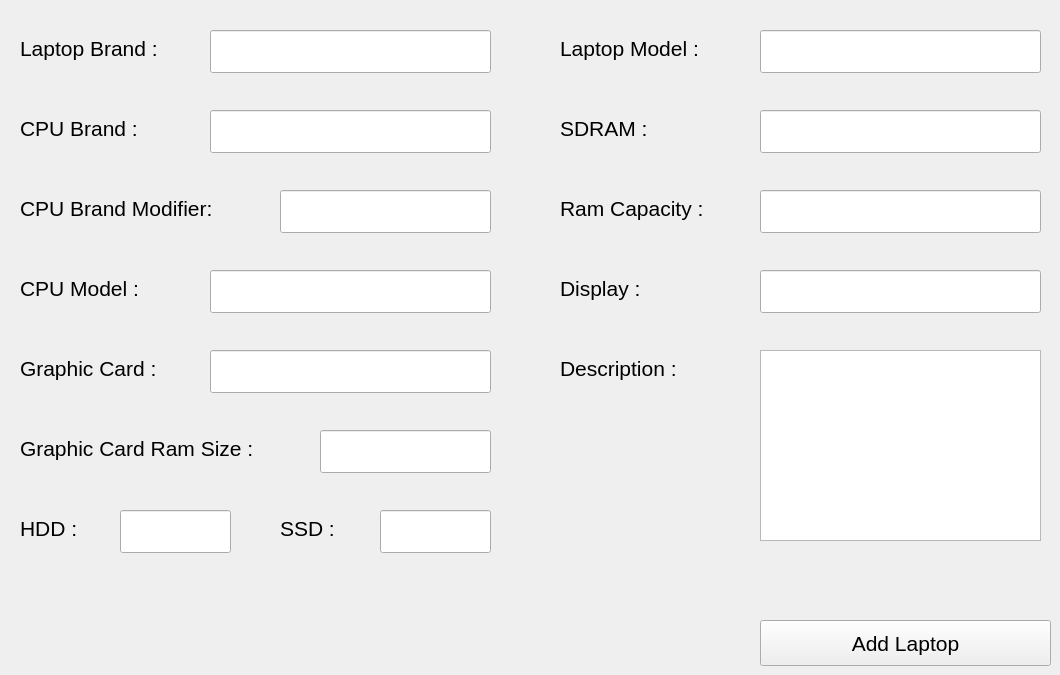
    <widget class="QWidget" name="tab_2">
     <attribute name="title">
      <string>Tab 2</string>
     </attribute>
     <widget class="QLabel" name="brand_label">
      <property name="geometry">
       <rect>
        <x>20</x>
        <y>30</y>
        <width>180</width>
        <height>37</height>
       </rect>
      </property>
      <property name="font">
       <font>
        <pointsize>16</pointsize>
       </font>
      </property>
      <property name="text">
       <string>Laptop Brand : </string>
      </property>
     </widget>
     <widget class="QLineEdit" name="brand_lineEdit">
      <property name="geometry">
       <rect>
        <x>210</x>
        <y>30</y>
        <width>281</width>
        <height>43</height>
       </rect>
      </property>
      <property name="font">
       <font>
        <pointsize>16</pointsize>
       </font>
      </property>
     </widget>
     <widget class="QLabel" name="model_label">
      <property name="geometry">
       <rect>
        <x>560</x>
        <y>30</y>
        <width>188</width>
        <height>37</height>
       </rect>
      </property>
      <property name="font">
       <font>
        <pointsize>16</pointsize>
       </font>
      </property>
      <property name="text">
       <string>Laptop Model : </string>
      </property>
     </widget>
     <widget class="QLineEdit" name="model_lineEdit">
      <property name="geometry">
       <rect>
        <x>760</x>
        <y>30</y>
        <width>281</width>
        <height>43</height>
       </rect>
      </property>
      <property name="font">
       <font>
        <pointsize>16</pointsize>
       </font>
      </property>
     </widget>
     <widget class="QLabel" name="cpu_brand_label">
      <property name="geometry">
       <rect>
        <x>20</x>
        <y>110</y>
        <width>140</width>
        <height>37</height>
       </rect>
      </property>
      <property name="font">
       <font>
        <pointsize>16</pointsize>
       </font>
      </property>
      <property name="text">
       <string>CPU Brand :</string>
      </property>
     </widget>
     <widget class="QLineEdit" name="cpu_brand_lineEdit">
      <property name="geometry">
       <rect>
        <x>210</x>
        <y>110</y>
        <width>281</width>
        <height>43</height>
       </rect>
      </property>
      <property name="font">
       <font>
        <pointsize>16</pointsize>
       </font>
      </property>
     </widget>
     <widget class="QLabel" name="cpu_brand_modifier_label">
      <property name="geometry">
       <rect>
        <x>20</x>
        <y>190</y>
        <width>241</width>
        <height>37</height>
       </rect>
      </property>
      <property name="font">
       <font>
        <pointsize>16</pointsize>
       </font>
      </property>
      <property name="text">
       <string>CPU Brand Modifier:</string>
      </property>
     </widget>
     <widget class="QLineEdit" name="cpu_brand_modifier_lineEdit">
      <property name="geometry">
       <rect>
        <x>280</x>
        <y>190</y>
        <width>211</width>
        <height>43</height>
       </rect>
      </property>
      <property name="font">
       <font>
        <pointsize>16</pointsize>
       </font>
      </property>
     </widget>
     <widget class="QLabel" name="cpu_model_label">
      <property name="geometry">
       <rect>
        <x>20</x>
        <y>270</y>
        <width>148</width>
        <height>37</height>
       </rect>
      </property>
      <property name="font">
       <font>
        <pointsize>16</pointsize>
       </font>
      </property>
      <property name="text">
       <string>CPU Model :</string>
      </property>
     </widget>
     <widget class="QLineEdit" name="cpu_model_lineEdit">
      <property name="geometry">
       <rect>
        <x>210</x>
        <y>270</y>
        <width>281</width>
        <height>43</height>
       </rect>
      </property>
      <property name="font">
       <font>
        <pointsize>16</pointsize>
       </font>
      </property>
     </widget>
     <widget class="QLabel" name="ram_label">
      <property name="geometry">
       <rect>
        <x>560</x>
        <y>110</y>
        <width>103</width>
        <height>37</height>
       </rect>
      </property>
      <property name="font">
       <font>
        <pointsize>16</pointsize>
       </font>
      </property>
      <property name="text">
       <string>SDRAM :</string>
      </property>
     </widget>
     <widget class="QLineEdit" name="ram_lineEdit">
      <property name="geometry">
       <rect>
        <x>760</x>
        <y>110</y>
        <width>281</width>
        <height>43</height>
       </rect>
      </property>
      <property name="font">
       <font>
        <pointsize>16</pointsize>
       </font>
      </property>
     </widget>
     <widget class="QLineEdit" name="ram_capacity_lineEdit">
      <property name="geometry">
       <rect>
        <x>760</x>
        <y>190</y>
        <width>281</width>
        <height>43</height>
       </rect>
      </property>
      <property name="font">
       <font>
        <pointsize>16</pointsize>
       </font>
      </property>
     </widget>
     <widget class="QLabel" name="ram_capacity_label">
      <property name="geometry">
       <rect>
        <x>560</x>
        <y>190</y>
        <width>175</width>
        <height>37</height>
       </rect>
      </property>
      <property name="font">
       <font>
        <pointsize>16</pointsize>
       </font>
      </property>
      <property name="text">
       <string>Ram Capacity :</string>
      </property>
     </widget>
     <widget class="QLabel" name="graphic_card_label">
      <property name="geometry">
       <rect>
        <x>20</x>
        <y>350</y>
        <width>168</width>
        <height>37</height>
       </rect>
      </property>
      <property name="font">
       <font>
        <pointsize>16</pointsize>
       </font>
      </property>
      <property name="text">
       <string>Graphic Card :</string>
      </property>
     </widget>
     <widget class="QLineEdit" name="graphic_card_lineEdit">
      <property name="geometry">
       <rect>
        <x>210</x>
        <y>350</y>
        <width>281</width>
        <height>43</height>
       </rect>
      </property>
      <property name="font">
       <font>
        <pointsize>16</pointsize>
       </font>
      </property>
     </widget>
     <widget class="QLabel" name="graphic_card_ram_size_label">
      <property name="geometry">
       <rect>
        <x>20</x>
        <y>430</y>
        <width>282</width>
        <height>37</height>
       </rect>
      </property>
      <property name="font">
       <font>
        <pointsize>16</pointsize>
       </font>
      </property>
      <property name="text">
       <string>Graphic Card Ram Size :</string>
      </property>
     </widget>
     <widget class="QLineEdit" name="graphic_card_ram_size_lineEdit">
      <property name="geometry">
       <rect>
        <x>320</x>
        <y>430</y>
        <width>171</width>
        <height>43</height>
       </rect>
      </property>
      <property name="font">
       <font>
        <pointsize>16</pointsize>
       </font>
      </property>
     </widget>
     <widget class="QLineEdit" name="display_lineEdit">
      <property name="geometry">
       <rect>
        <x>760</x>
        <y>270</y>
        <width>281</width>
        <height>43</height>
       </rect>
      </property>
      <property name="font">
       <font>
        <pointsize>16</pointsize>
       </font>
      </property>
     </widget>
     <widget class="QLabel" name="display_label">
      <property name="geometry">
       <rect>
        <x>560</x>
        <y>270</y>
        <width>100</width>
        <height>37</height>
       </rect>
      </property>
      <property name="font">
       <font>
        <pointsize>16</pointsize>
       </font>
      </property>
      <property name="text">
       <string>Display :</string>
      </property>
     </widget>
     <widget class="QLineEdit" name="hdd_lineEdit">
      <property name="geometry">
       <rect>
        <x>120</x>
        <y>510</y>
        <width>111</width>
        <height>43</height>
       </rect>
      </property>
      <property name="font">
       <font>
        <pointsize>16</pointsize>
       </font>
      </property>
     </widget>
     <widget class="QLabel" name="hdd_label">
      <property name="geometry">
       <rect>
        <x>20</x>
        <y>510</y>
        <width>70</width>
        <height>37</height>
       </rect>
      </property>
      <property name="font">
       <font>
        <pointsize>16</pointsize>
       </font>
      </property>
      <property name="text">
       <string>HDD :</string>
      </property>
     </widget>
     <widget class="QLineEdit" name="ssd_lineEdit">
      <property name="geometry">
       <rect>
        <x>380</x>
        <y>510</y>
        <width>111</width>
        <height>43</height>
       </rect>
      </property>
      <property name="font">
       <font>
        <pointsize>16</pointsize>
       </font>
      </property>
     </widget>
     <widget class="QLabel" name="ssd_label">
      <property name="geometry">
       <rect>
        <x>280</x>
        <y>510</y>
        <width>60</width>
        <height>37</height>
       </rect>
      </property>
      <property name="font">
       <font>
        <pointsize>16</pointsize>
       </font>
      </property>
      <property name="text">
       <string>SSD :</string>
      </property>
     </widget>
     <widget class="QLabel" name="description_label">
      <property name="geometry">
       <rect>
        <x>560</x>
        <y>350</y>
        <width>148</width>
        <height>37</height>
       </rect>
      </property>
      <property name="font">
       <font>
        <pointsize>16</pointsize>
       </font>
      </property>
      <property name="text">
       <string>Description :</string>
      </property>
     </widget>
     <widget class="QTextEdit" name="description_textEdit">
      <property name="geometry">
       <rect>
        <x>760</x>
        <y>350</y>
        <width>281</width>
        <height>191</height>
       </rect>
      </property>
      <property name="font">
       <font>
        <pointsize>12</pointsize>
       </font>
      </property>
     </widget>
     <widget class="QPushButton" name="add_pushButton">
      <property name="geometry">
       <rect>
        <x>760</x>
        <y>620</y>
        <width>291</width>
        <height>46</height>
       </rect>
      </property>
      <property name="font">
       <font>
        <family>Segoe UI</family>
        <pointsize>16</pointsize>
       </font>
      </property>
      <property name="text">
       <string>Add Laptop</string>
      </property>
     </widget>
    </widget>
